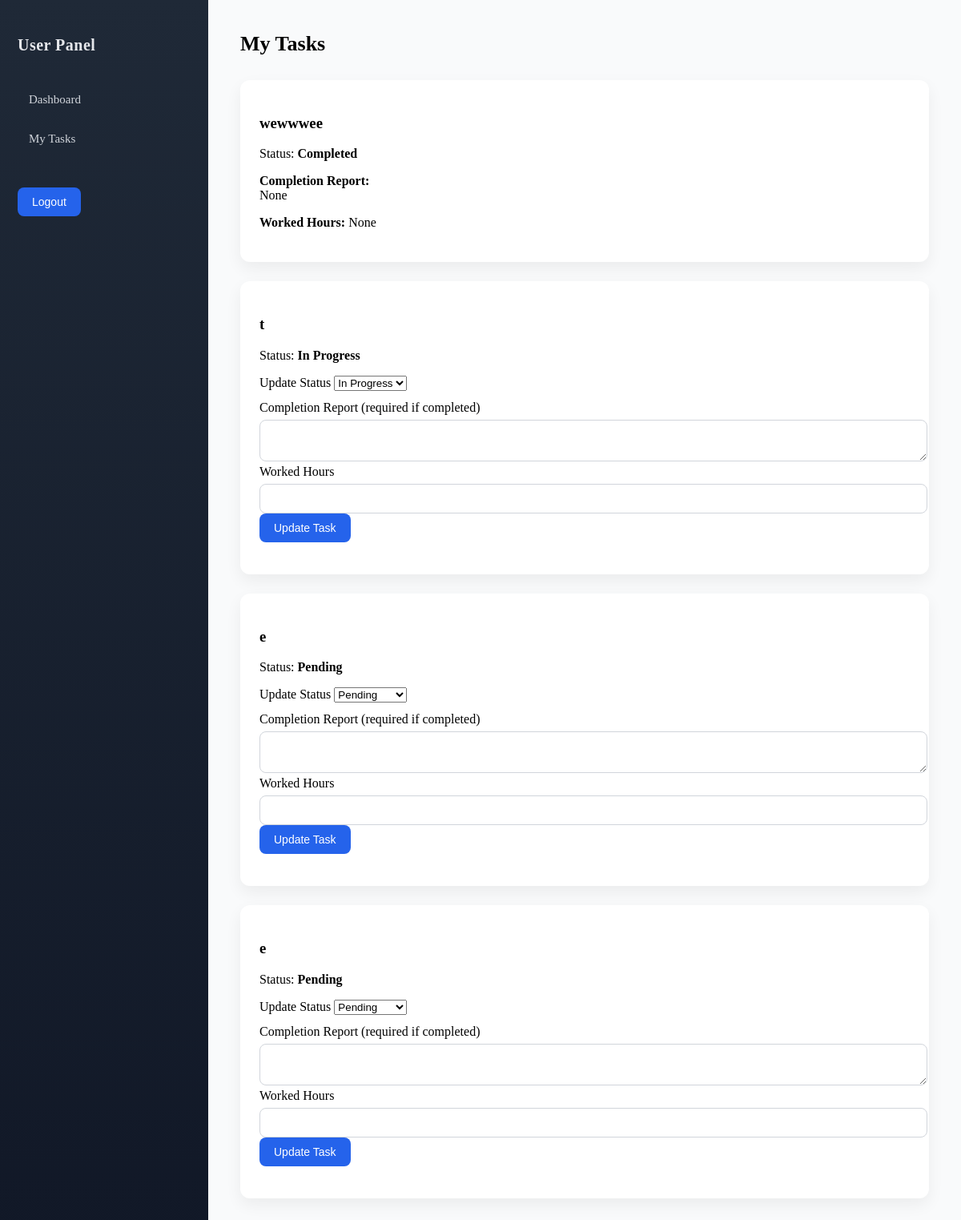
The page /panel/my-tasks/ (signed in) on the database its author committed.
### admin_panel/models.py (models this page shows, shortened)
class Task(models.Model):
    STATUS_CHOICES = (
        ("Pending", "Pending"),
        ("In Progress", "In Progress"),
        ("Completed", "Completed"),
    )
    title = models.CharField(max_length=200)
    description = models.TextField()
    assigned_to = models.ForeignKey(User, on_delete=models.CASCADE, related_name="tasks" )
    status = models.CharField(max_length=20, choices=STATUS_CHOICES)
    completion_report = models.TextField(blank=True, null=True)
    worked_hours = models.PositiveIntegerField(blank=True, null=True)

### admin_panel/views.py (the view, shortened to what this page needs)
# urls.py: path("my-tasks/", user_tasks, name="user_task"),
@login_required
def user_tasks(request):
    user = request.user
    tasks = Task.objects.filter(assigned_to=user)
    return render(
        request,
        "admin_panel/user_task.html",
        {"tasks": tasks}
    )

### admin_panel/templates/admin_panel/user_task.html (shortened to what this page needs)
{% extends "admin_panel/user_base.html" %}
{% block page_title %}My Tasks{% endblock %}
{% block content %}
{% for task in tasks %}
<div class="card">
    <h3>{{ task.title }}</h3>
    <p>
        Status:
        <strong>{{ task.status }}</strong>
    </p>
    {% if task.status != "Completed" %}
    <form method="post" style="margin-bottom:16px;">
        <label>Update Status</label>
        <select name="status" required>
            <option value="Pending" {% if task.status == "Pending" %}selected{% endif %}>
                Pending
            </option>
            <option value="In Progress" {% if task.status == "In Progress" %}selected{% endif %}>
                In Progress
            </option>
        </select>
        <div class="completion-fields" style="margin-top:12px;">
            <label>Completion Report (required if completed)</label>
            <textarea name="completion_report"></textarea>
            <label>Worked Hours</label>
            <input type="number" name="worked_hours" step="0.1" min="0">
        </div>
        <button class="btn" type="submit">
            Update Task
        </button>
    </form>
    {% else %}
        <p><strong>Completion Report:</strong><br>{{ task.completion_report }}</p>
        <p><strong>Worked Hours:</strong> {{ task.worked_hours }}</p>
    {% endif %}
</div>
{% empty %}
<p>No tasks assigned.</p>
{% endfor %}
{% endblock %}

### admin_panel/templates/admin_panel/user_base.html (style rules this page uses)
body { margin: 0; background: #ffffff; }
.card { background: #ffffff; border-radius: 12px; padding: 24px; margin-bottom: 24px; box-shadow: 0 8px 20px rgba(0,0,0,0.06); }
.btn { background: #2563eb; color: #fff; border: none; padding: 10px 18px; border-radius: 8px; font-size: 14px; cursor: pointer; }
textarea, input { width: 100%; padding: 10px; border-radius: 8px; border: 1px solid #d1d5db; margin-top: 6px; }

### rows shown on the page
Task: title "wewwwee", status "Completed", completion_report "None", worked_hours "None"
Task: title "t", status "In Progress"
Task: title "e", status "Pending"
Task: title "e", status "Pending"
